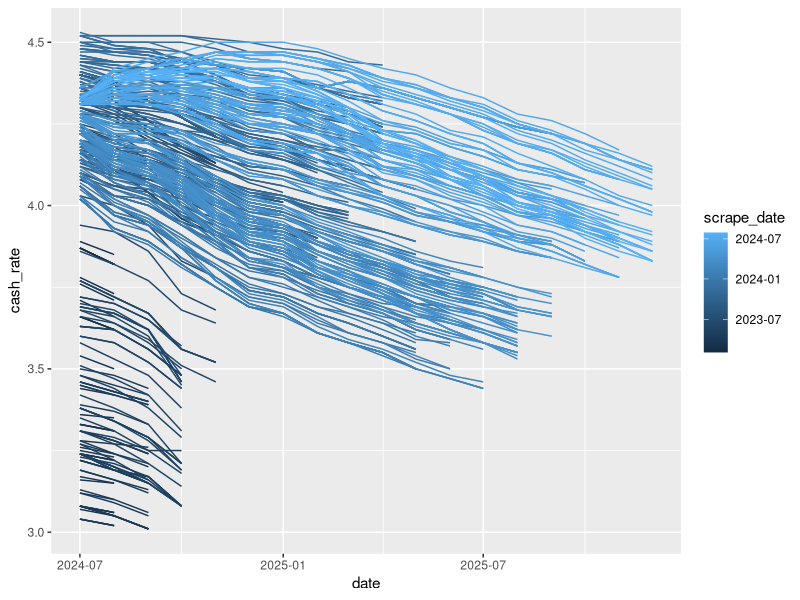

This chart was generated by the following R code:
## ---- chunk 1
knitr::opts_chunk$set(
  collapse = TRUE,
  comment = "#>",
  fig.path = "man/figures/README-",
  out.width = "100%"
)

library(data.table)
library(ggplot2)
## ---- chunk 2
all_data <- fread("combined-data/all_data.csv")

ggplot(all_data, aes(x = date, y = cash_rate, colour = scrape_date, group = scrape_date)) +
  geom_line()
